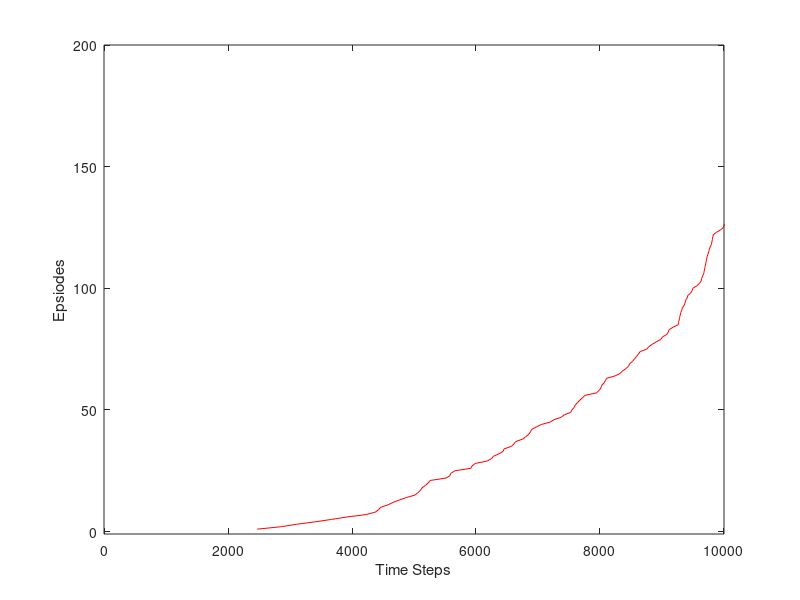

MATLAB code to generate this figure:
%-------------------------------------------------------------------------
% script file: sarsa_windy_gridworld_kings_moves.m
% rbd
% ray.duran@und.edu
% EE547
% Last update: 8/2/20
%
% github repository: https://github/mathFPGAseek/rl
% Example of sarsa algorithm
% Sutton, "Reinforcement Learning,An Introduction, 2nd ed" pg 131
% Algo:
% Parameters: step size: alpha(0,1], small epsilon > 0
% Initialize Q(s,a), for all s,a, except Q(terminal,.) = 0
%
%  Loop for each epsiode
%   Initialize S
%   Choose A from S using policy derived from Q( epsilon greedy)
%   Loop for each step of episode:
%       Take action A, observe R, S'
%       Choose A' from S' using policy dervied from Q( epsilon greedy)
%       Q(S,A) <- Q(S,A) + alpha*[ R + gamma*Q(S',A') - Q(S,A)]
%       S<- S'; A<- A';
%   Until S is terminal
% NOte: Assume for this gridworld that you cannot take action to take
% you off ":edge".
%-------------------------------------------------------------------------
clear all;
x = 10; 
y = 7;
epsilon = .1;      % for greedy policy
alpha = .5;        % step size
gamma = .9;        % discount rate
q = zeros(7,10,9); % action-state space
q(4,8,:) = 0;      % terminal value zero; Note coordinate from upperleft
episodes = 170;


%debug
time_steps = 0;
episode_debug = zeros(1,episodes);

for n = 1: episodes
    i_current = 4; % state init row 
    j_current = 1; % state init col
    % choose with epsilon greedy policy
    random = rand(1); 
    if( 1-epsilon > random)
        [max_value,a_current] = max(q(i_current,j_current,:));
    else
        a_current = randi(9,1); % note 9 moves , inc no move
    end
    
    windsurfing = 1;
    
    
    while windsurfing
        
        switch a_current
            case 1 % up
                i_update = i_current-1; % reference (1,1)
                j_update = j_current;
            case 2 % down
                i_update = i_current+1;
                j_update = j_current;
            case 3 % right
                i_update = i_current;
                j_update = j_current+1;
            case 4 % left
                i_update = i_current;
                j_update = j_current-1;
            case 5 % upper rt diagonal
                i_update = i_current-1;
                j_update = j_current+1;
            case 6 % upper lft diagonal
                i_update = i_current-1;
                j_update = j_current-1;
            case 7 % lower rt diagonal
                i_update = i_current+1;
                j_update = j_current+1;
            case 8 % lower lft diagonal
                i_update = i_current+1;
                j_update = j_current-1;
            case 9 % no move
                i_update = i_current;
                j_update = j_current;
                
            otherwise
                i_update = 4;
                j_update = 1;
        end
        
        % strength of wind by column; See Sutton book page 130
        switch j_update
            case 1
             i_update = i_update;
            case 2
             i_update = i_update;
            case 3
             i_update = i_update;
            case 4
             i_update = i_update-1;
            case 5
             i_update = i_update-1;
            case 6
             i_update = i_update-1;
            case 7
             i_update = i_update-2;
            case 8
             i_update = i_update-2;
            case 9
             i_update = i_update-1;
            case 10
             i_update = i_update;
             
             otherwise
                i_update = 1;
        end
             
        % limits on i & j
        if i_update > 7
            i_update = 7;
        end
        if i_update < 1
            i_update = 1;
        end
        if j_update > 10;
            j_update = 10;
        end
        if j_update < 1
            j_update = 1;
        end
        

     %  Observe r and s'= i_update & j_update
     r = -1;
     
     % choose with epsilon greedy policy
     random = rand(1); 
     if( 1-epsilon > random)
        [max_value,a_update] = max(q(i_update,j_update,:));
     else
        a_update = randi(9,1);
     end
     q(i_current,j_current,a_current) =  q(i_current,j_current,a_current) +...
         alpha*(r + gamma*q(i_update,j_update,a_update) - ...
         q(i_current,j_current,a_current) );
     
     i_current = i_update;
     j_current = j_update;
     a_current = a_update;
     
     % debug
     time_steps = time_steps + 1;
     
     % terminate epsiode
     if i_update==4 && j_update ==8
         windsurfing = 0;
         % debug
         episode_debug(1,n) = time_steps;
     end                
        
    end % while
        
end

time_incr = [ 1:1:episodes];
% Plot
figure(1)
plot(episode_debug(1,time_incr),time_incr, '-r')
xlabel('Time Steps');
ylabel('Epsiodes');
axis([-1 10001 -1 200])

% debug
debug = 1;

    
    
    
